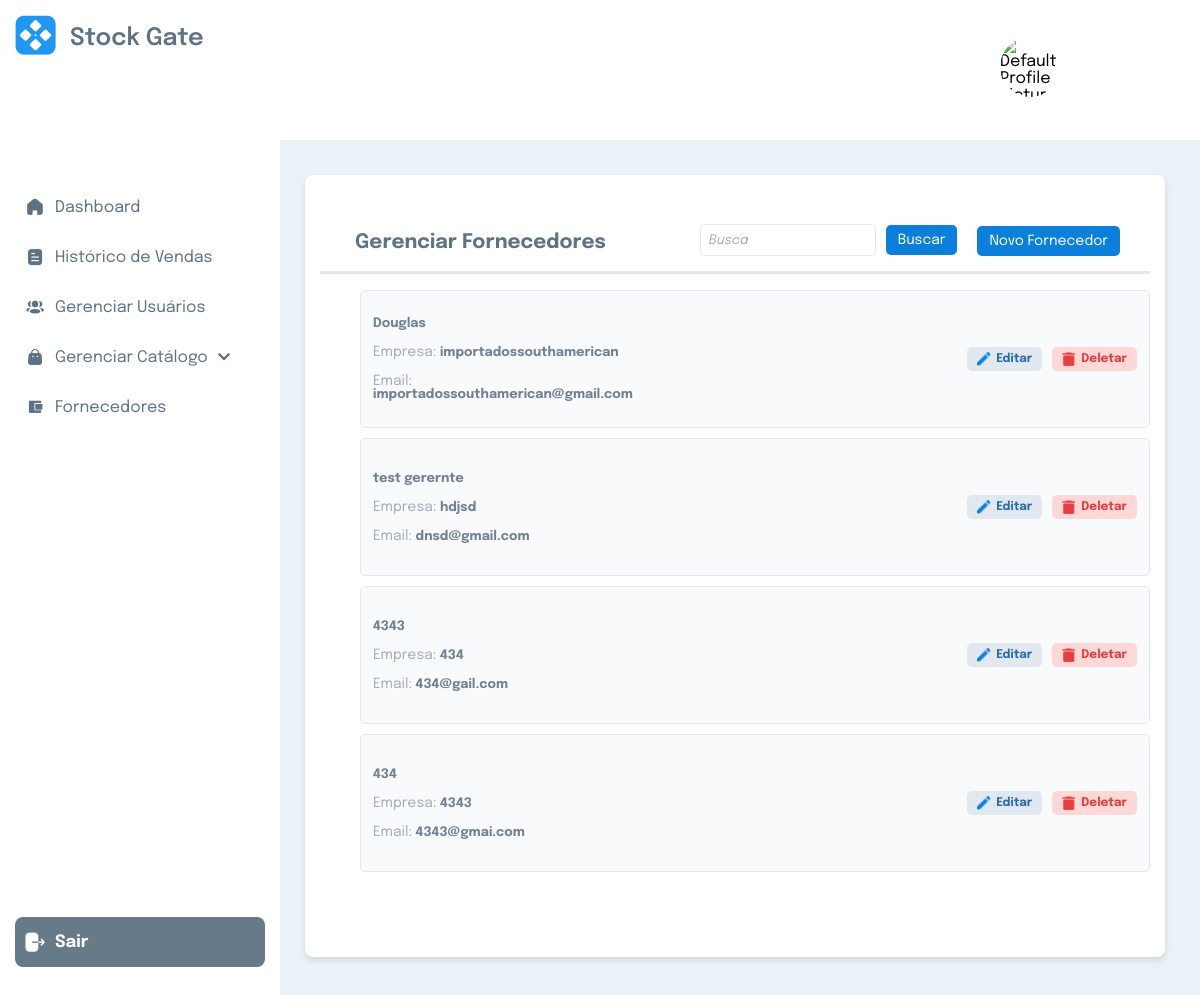
The app's page /ceo/fornecedores/ with its own data.
### users/models.py (models this page shows, shortened)
class Fornecedor(models.Model):
    name = models.CharField("name", max_length=100)
    company = models.CharField("company name", max_length=74)
    email = models.EmailField("email", max_length=254, unique=True)
    class Meta:
        verbose_name = "Fornecedor"
        verbose_name_plural = "Fornecedores"

### users/views.py (the view, shortened to what this page needs)
# urls.py: path('ceo/fornecedores/', views.FornecedorListView.as_view(), name="fornecedores"),
class FornecedorListView(ListView):
    model = models.Fornecedor
    template_name = 'users/ceo/fornecedor_list.html'
    def get_queryset(self):
        queryset = super().get_queryset()
        search = self.request.GET.get('search')
        if search:
            queryset = queryset.filter(
                Q(name__icontains=search))
        return queryset
    def get_context_data(self, **kwargs):
        context = super().get_context_data(**kwargs)
        context["form"] = forms.FornecedorForm()
        context["object_list"] = self.get_queryset()
        context["modal_open"] = False
        return context

### users/forms.py
class FornecedorForm(forms.ModelForm):
    class Meta:
        model = Fornecedor
        fields = ['name', 'company', 'email']

### templates/users/ceo/fornecedor_list.html (shortened to what this page needs)
{% extends 'users/ceo/base.html' %}
{% load static %}
{% block head %}
<link rel="stylesheet" href="{% static 'css/ceo/fornecedores.css' %}">
{% endblock %}
{% block content %}
<section id="core">
    <div class="top">
        <div class="h5">
            <h5>Gerenciar Fornecedores</h5>
        </div>
        <div class="form">
            <div>
                <form method="get" action="{% url 'fornecedores' %}" class="search-form">
                    <input type="text" name="search" placeholder="Busca" value="{{ request.GET.search }}">
                    <button type="submit">Buscar</button>
                </form>
            </div>
            <div>
            <a href="">
                <button class="btn-new-user" id="open-modal" >Novo Fornecedor</button>
            </a>
            </div>
        </div>
    </div>
    <div id="users-container">
        <ul id="users">
            {% for user in object_list %}
                <div class="user-card">
                    <div class="user-info">
                        <div class="user-details">
                            <span id="name" class="user-name">{{ user.name }}</span>
                            <span class="user-name"><span style="font-size: 14px; color: #A0AEC0; font-weight: 400;">Empresa:  </span>{{ user.company }}</span>
                            <span id="email" class="user-name"><span style="font-size: 14px; color: #A0AEC0; font-weight: 400;">Email:  </span>{{ user.email }}</span>
                        </div>
                        <div class="user-actions">
                            <a href="{% url 'editar_fornecedor' user.id %}">
                                <button class="btn-edit">
                                    <img src="{% static 'images/ceo/edit.png' %}" alt="Edit"> Editar
                                </button>
                            </a>
                            <a href="">
                                <button class="btn-delete" data-user-id="{{ user.id }}">
                                    <img src="{% static 'images/ceo/trub.png' %}" alt="Delete"> Deletar
                                </button>
                            </a>
                        </div>
                    </div>
                </div>
                {% empty %}
                    <h5>Sem dados</h5>
            {% endfor %}
        </ul>
    </div>
</section>
{% endblock %}

### static/css/ceo/base.css (style rules this page uses)
* { font-family: "Epilogue", sans-serif; }
body { margin: 0; font-family: "Epilogue", sans-serif; display: flex; background-color: #EAF2F8; height: 100vh; user-select: none; }
section { margin-top: 20px; }

### static/css/ceo/fornecedores.css (style rules this page uses)
h5 { color: #5D7285; margin-left: 35px; margin-bottom: 10px; font-size: 20px; }
#core { width: calc(100% - 370px); height: calc(100% - 150px); background-color: #fff; padding: 15px; border-radius: 8px; box-shadow: 0 4px 6px rgba(0, 0, 0, 0.1); }
#users-container { max-height: 80%; overflow-y: auto; margin: 0; padding: 0; }
#users { display: flex; flex-direction: column; gap: 10px; }
.user-card { height: 120px; border: 1px solid #E2E8F0; border-radius: 5px; padding: 8px 12px; background-color: #F9FAFB; display: flex; align-items: center; gap: 10px; }
.user-info { display: grid; grid-template-columns: 2fr 50px 1fr 1fr 1fr; align-items: center; width: 100%; }
.user-details { display: flex; flex-direction: column; text-align: left; gap:15px; }
.user-details span { color: #718096; }
.user-name { font-size: 13px; font-weight: bold; color: #2D3748; }
.user-actions { display: flex; justify-content: center; gap: 10px; }
.user-actions a { text-decoration: none; }
.btn-edit, .btn-delete { display: flex; align-items: center; gap: 5px; padding: 5px 10px; font-size: 12px; font-weight: bold; border: none; border-radius: 5px; cursor: pointer; background-color: #E2E8F0; }
.btn-edit { color: #2B6CB0; }
.btn-delete { color: #E53E3E; background-color: #FED7D7; }
.btn-edit img, .btn-delete img { width: 14px; height: 14px; }
.search-form { display: flex; justify-content: space-between; margin-bottom: 15px; }
.search-form input { padding: 8px; font-size: 14px; border-radius: 5px; border: 1px solid #E2E8F0; width: 70%; }
.search-form button { padding: 8px 12px; font-size: 14px; border: none; background-color: #0C7FDA; color: white; cursor: pointer; border-radius: 5px; }
.btn-new-user { padding: 8px 12px; font-size: 14px; border: none; background-color: #0C7FDA; color: white; cursor: pointer; border-radius: 5px; margin-top: 20px; }
.top { display: flex; justify-content: space-between; align-items: center; flex-direction: row; border-bottom: 3px solid #E2E8F0; }
form { margin-top: 34px; display: flex; justify-content: center; align-items: center; flex-direction: row; color: #5D7285; font-weight: bold; gap: 10px; }
.form { display: flex; justify-content: center; align-items: center; gap: 20px; margin-right: 30px; }
input::placeholder, textarea::placeholder { color: #aaa; font-style: italic; font-size: 13px; }
input, select, textarea { transition: border-color 0.3s ease, box-shadow 0.3s ease; }

### records on screen
Fornecedor: name "Douglas", company "importadossouthamerican", email "importadossouthamerican@gmail.com"
Fornecedor: name "test gerernte", company "hdjsd", email "dnsd@gmail.com"
Fornecedor: name "4343", company "434", email "434@gail.com"
Fornecedor: name "434", company "4343", email "4343@gmai.com"
